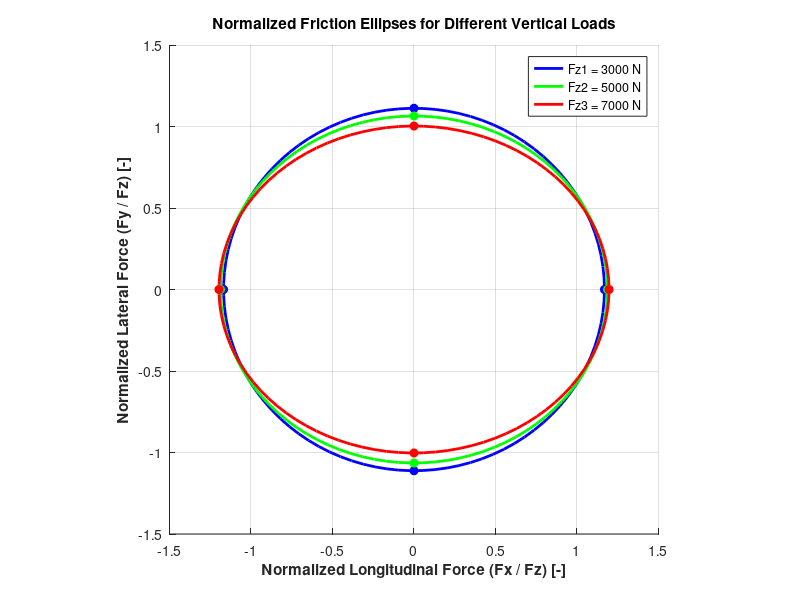

Recreate this plot in MATLAB.
% MKT4834 - HW3: Tire Modeling

% --- 1. Extracting Data from an Excel File --- % 

% VERTICAL LOADS [N]
Fz1 = 3000;  
Fz2 = 5000;  
Fz3 = 7000;  
% LONGITUDINAL FORCE DATA (Fx vs slip ratio 's')
% Slip ratio (s) 
s_Fx = [-1, -0.9, -0.8, -0.7, -0.6, -0.5, -0.4, -0.3, -0.2, -0.1, -0.06, -0.04, -0.03, -0.02, -0.01, 0, 0.01, 0.02, 0.03, 0.04, 0.06, 0.1, 0.2, 0.3, 0.4, 0.5, 0.6, 0.7, 0.8, 0.9, 1];
% Fx values 
Fx_3000 = [-2836.87, -2878.21, -2928.14, -2989.40, -3065.79, -3162.28, -3283.66, -3424.53, -3505.35, -2974.00, -2167.04, -1554.50, -1198.34, -815.24, -412.72, 0, 412.72, 815.24, 1198.34, 1554.50, 2167.04, 2974.00, 3505.35, 3424.53, 3283.66, 3162.28, 3065.79, 2989.40, 2928.14, 2878.21, 2836.87];
Fx_5000 = [-4879.09, -4947.88, -5029.26, -5126.68, -5244.73, -5389.09, -5565.14, -5769.16, -5936.04, -5520.29, -4486.02, -3443.27, -2739.01, -1912.14, -984.74, 0, 984.74, 1912.14, 2739.01, 3443.27, 4486.02, 5520.29, 5936.04, 5769.16, 5565.14, 5389.09, 5244.73, 5126.68, 5029.26, 4947.88, 4879.09];
Fx_7000 = [-6895.29, -6986.58, -7094.18, -7222.55, -7377.69, -7567.47, -7801.03, -8083.11, -8376.89, -8263.30, -7354.70, -6103.59, -5076.60, -3695.62, -1962.85, 0, 1962.85, 3695.62, 5076.60, 6103.59, 7354.70, 8263.30, 8376.89, 8083.11, 7801.03, 7567.47, 7377.69, 7222.55, 7094.18, 6986.58, 6895.29];
% LATERAL FORCE DATA (Fy vs slip angle 'alpha')
% Slip angle
alpha_Fy = [15, 14, 13, 12, 11, 10, 9, 8, 7, 6, 5, 4, 3, 2, 1, 0, -1, -2, -3, -4, -5, -6, -7, -8, -9, -10, -11, -12, -13, -14, -15];
% Fy values
Fy_3000 = [3335.17, 3322.18, 3305.76, 3284.93, 3258.36, 3224.20, 3179.78, 3121.18, 3042.40, 2933.94, 2780.25, 2555.25, 2215.86, 1698.99, 947.39, 0, -947.39, -1698.99, -2215.86, -2555.25, -2780.25, -2933.94, -3042.40, -3121.18, -3179.78, -3224.20, -3258.36, -3284.93, -3305.76, -3322.18, -3335.17];
Fy_5000 = [5321.36, 5318.87, 5312.93, 5302.03, 5283.93, 5255.27, 5210.95, 5143.03, 5038.94, 4878.61, 4629.80, 4241.92, 3641.46, 2742.22, 1497.99, 0, -1497.99, -2742.22, -3641.46, -4241.92, -4629.80, -4878.61, -5038.94, -5143.03, -5210.95, -5255.27, -5283.93, -5302.03, -5312.93, -5318.87, -5321.36];
Fy_7000 = [7009.17, 7015.88, 7020.23, 7020.66, 7014.64, 6998.11, 6964.38, 6902.29, 6792.92, 6604.21, 6282.80, 5745.74, 4884.40, 3607.18, 1925.80, 0, -1925.80, -3607.18, -4884.40, -5745.74, -6282.80, -6604.21, -6792.92, -6902.29, -6964.38, -6998.11, -7014.64, -7020.66, -7020.23, -7015.88, -7009.17];
% ALIGNING TORQUE DATA (Mz vs slip angle 'alpha')
% Slip angle (PDF'te -15'ten 15'e gidiyor)
alpha_Mz = [-15, -14, -13, -12, -11, -10, -9, -8, -7, -6, -5, -4, -3, -2, -1, 0, 1, 2, 3, 4, 5, 6, 7, 8, 9, 10, 11, 12, 13, 14, 15];
% Mz values
Mz_3000 = [7.51, 6.99, 6.37, 5.60, 4.67, 3.51, 2.05, 0.22, -2.10, -5.01, -8.51, -12.24, -14.97, -14.53, -9.21, 0, 9.21, 14.53, 14.97, 12.24, 8.51, 5.01, 2.10, -0.22, -2.05, -3.51, -4.67, -5.60, -6.37, -6.99, -7.51];
Mz_5000 = [21.87, 19.97, 17.67, 14.88, 11.44, 7.19, 1.88, -4.77, -13.06, -23.21, -34.91, -46.47, -53.58, -49.68, -30.52, 0, 30.52, 49.68, 53.58, 46.47, 34.91, 23.21, 13.06, 4.77, -1.88, -7.19, -11.44, -14.88, -17.67, -19.97, -21.87];
Mz_7000 = [37.62, 33.27, 28.05, 21.74, 14.08, 4.68, -6.90, -21.21, -38.76, -59.69, -82.93, -104.40, -115.12, -102.84, -61.45, 0, 61.45, 102.84, 115.12, 104.40, 82.93, 59.69, 38.76, 21.21, 6.90, -4.68, -14.08, -21.74, -28.05, -33.27, -37.62];

% --- 2. Friction Ellipse Analysis --- % 

% Find Peak Forces
Fx_peak_1 = max(Fx_3000); Fy_peak_1 = max(Fy_3000);
Fx_peak_2 = max(Fx_5000); Fy_peak_2 = max(Fy_5000);
Fx_peak_3 = max(Fx_7000); Fy_peak_3 = max(Fy_7000);
% 2. Normalize Forces
mu_x_1 = Fx_peak_1 / Fz1; mu_y_1 = Fy_peak_1 / Fz1;
mu_x_2 = Fx_peak_2 / Fz2; mu_y_2 = Fy_peak_2 / Fz2;
mu_x_3 = Fx_peak_3 / Fz3; mu_y_3 = Fy_peak_3 / Fz3;
% 3. Generate Ellipse Points
theta = linspace(0, 2*pi, 100);                % Angle vector from 0 to 360 degrees
% Ellipses are calculated using the formulas x = a*cos(theta), y = b*sin(theta)
x_ell_1 = mu_x_1 * cos(theta); y_ell_1 = mu_y_1 * sin(theta);
x_ell_2 = mu_x_2 * cos(theta); y_ell_2 = mu_y_2 * sin(theta);
x_ell_3 = mu_x_3 * cos(theta); y_ell_3 = mu_y_3 * sin(theta);
% 4. Plotting
figure('Name', 'Q1: Friction Ellipses', 'Color', 'w');      % window settings
hold on; grid on;
% Drawing ellipses
plot(x_ell_1, y_ell_1, 'b-', 'LineWidth', 2, 'DisplayName', 'Fz1 = 3000 N');
plot(x_ell_2, y_ell_2, 'g-', 'LineWidth', 2, 'DisplayName', 'Fz2 = 5000 N');
plot(x_ell_3, y_ell_3, 'r-', 'LineWidth', 2, 'DisplayName', 'Fz3 = 7000 N');
% Pure slip points marking
% Fz1 Points
plot([mu_x_1, -mu_x_1], [0, 0], 'bo', 'MarkerFaceColor', 'b', 'HandleVisibility', 'off');
plot([0, 0], [mu_y_1, -mu_y_1], 'bo', 'MarkerFaceColor', 'b', 'HandleVisibility', 'off');
% Fz2 Points
plot([mu_x_2, -mu_x_2], [0, 0], 'go', 'MarkerFaceColor', 'g', 'HandleVisibility', 'off');
plot([0, 0], [mu_y_2, -mu_y_2], 'go', 'MarkerFaceColor', 'g', 'HandleVisibility', 'off');
% Fz3 Points
plot([mu_x_3, -mu_x_3], [0, 0], 'ro', 'MarkerFaceColor', 'r', 'HandleVisibility', 'off');
plot([0, 0], [mu_y_3, -mu_y_3], 'ro', 'MarkerFaceColor', 'r', 'HandleVisibility', 'off');
% Graphics Settings
title('Normalized Friction Ellipses for Different Vertical Loads', 'FontWeight', 'bold');
xlabel('Normalized Longitudinal Force (Fx / Fz) [-]', 'FontWeight', 'bold');
ylabel('Normalized Lateral Force (Fy / Fz) [-]', 'FontWeight', 'bold');
legend('Location', 'best');
axis equal;                          % We align the axes to prevent the ellipses from losing their shape.
xlim([-1.5 1.5]); ylim([-1.5 1.5]);
